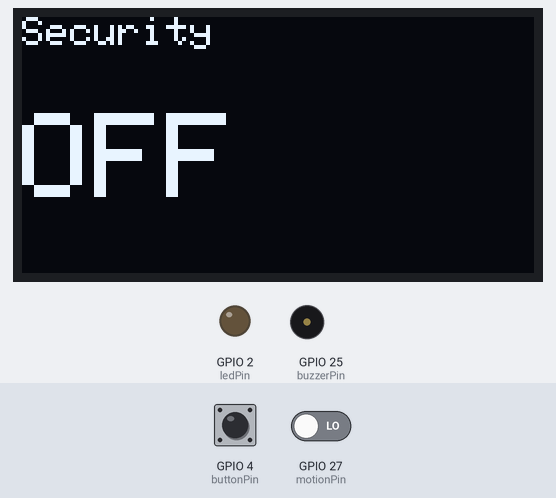
A sketch run on a simulated ESP32. Parts: 128×64 one-colour display, output pins drawn as LEDs (lit = HIGH), buzzer (waves = sounding, pin HIGH). Dashed ring = blinking. Inputs (shaded band) come from the test bench; at power-on: GPIO 4 (buttonPin) HIGH, GPIO 27 (motionPin) LOW. What the sketch prints to the serial monitor is not drawn.

Above: at 1.2 s.
1.3 s: GPIO 4 (buttonPin) pulled LOW for 0.15 s
At 1.9 s:
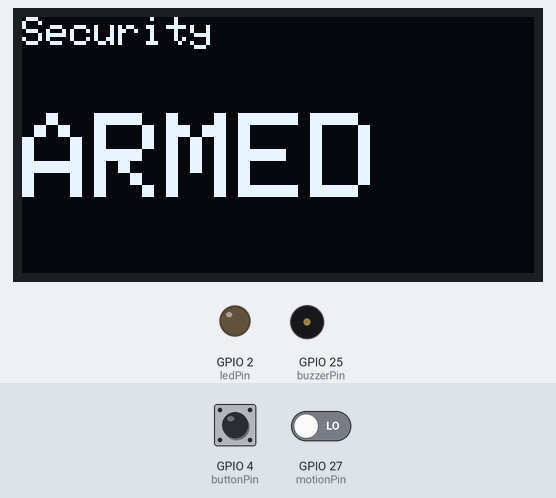
2.9 s: GPIO 27 (motionPin) driven HIGH
At 3.13 s:
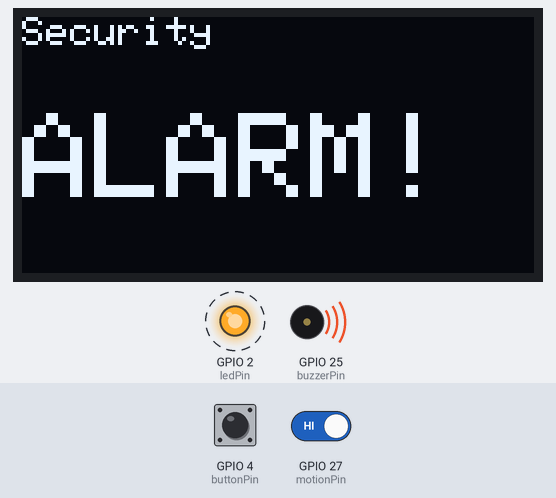
5.0 s: GPIO 4 (buttonPin) pulled LOW for 1 s
At 5.9 s:
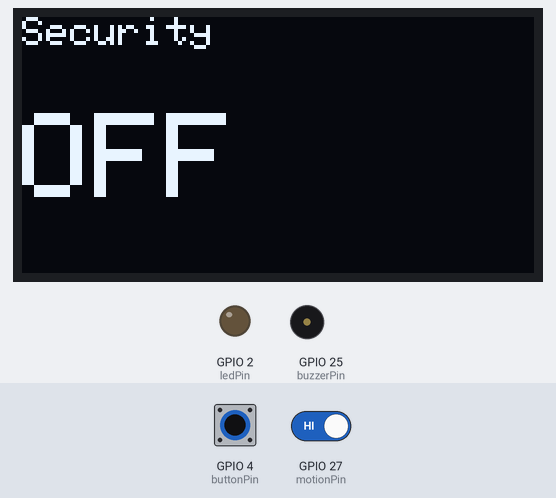
7.5 s: GPIO 4 (buttonPin) pulled LOW for 3.2 s
At 7.88 s:
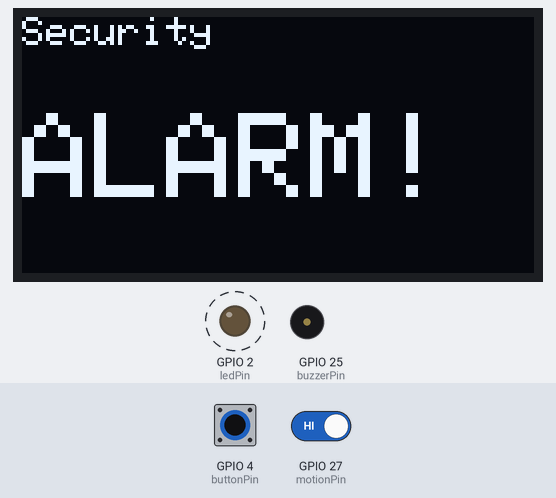
Timing chart, 0 to 12.3 s (numbered marks = the images above; inputs shaded):
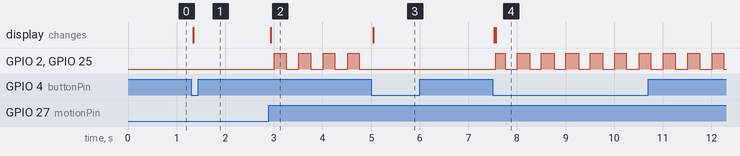

The sketch:

security.ino
```cpp
// নিরাপত্তা অ্যালার্ম (Security alarm) — ESP32 বোর্ড
// বোতাম চাপলে পাহারা চালু বা বন্ধ হয়। পাহারা চালু থাকা অবস্থায় কেউ নড়লে
// বাজার আর বাতি জ্বলে-নেভে, আর ডিসপ্লেতে লেখা আসে ALARM!
// PIR: VCC→VIN, OUT→D27, GND→GND। বোতাম: D4 আর GND-র মাঝে।
// বাজার: +→D25, −→GND। LED: D2 থেকে ২২০ Ω হয়ে, ছোট পা GND-তে।
// OLED: GND→GND, VCC→3V3, SCL→D22, SDA→D21।

#include <Wire.h>
#include <Adafruit_GFX.h>
#include <Adafruit_SSD1306.h>

const int motionPin = 27;
const int buttonPin = 4;
const int buzzerPin = 25;
const int ledPin = 2;
Adafruit_SSD1306 display(128, 64, &Wire, -1);
bool armed = false;
bool alarmOn = false;
int lastButton = HIGH;

void show(const char* state) {
  display.clearDisplay();
  display.setTextSize(1);
  display.setCursor(0, 0);
  display.println("Security");
  display.setTextSize(3);
  display.setCursor(0, 24);
  display.println(state);
  display.display();
}

void setup() {
  pinMode(motionPin, INPUT);
  pinMode(buttonPin, INPUT_PULLUP);
  pinMode(buzzerPin, OUTPUT);
  pinMode(ledPin, OUTPUT);
  Serial.begin(115200);
  display.begin(SSD1306_SWITCHCAPVCC, 0x3C);
  display.setTextColor(SSD1306_WHITE);
  show("OFF");
  Serial.println("পাহারা বন্ধ আছে");
}

void loop() {
  int button = digitalRead(buttonPin);
  if (lastButton == HIGH && button == LOW) {     // বোতাম এইমাত্র চাপা হলো
    armed = !armed;
    alarmOn = false;
    digitalWrite(buzzerPin, LOW);
    digitalWrite(ledPin, LOW);
    if (armed) {
      Serial.println("পাহারা চালু হলো");
      show("ARMED");
    } else {
      Serial.println("পাহারা বন্ধ করা হলো");
      show("OFF");
    }
  }
  lastButton = button;

  if (armed && !alarmOn && digitalRead(motionPin) == HIGH) {
    alarmOn = true;
    Serial.println("বিপদ! কেউ ঢুকেছে");
    show("ALARM!");
  }
  if (alarmOn) {
    bool on = (millis() / 250) % 2 == 0;           // প্রতি ২৫০ মিলিসেকেন্ডে বদলাও
    digitalWrite(buzzerPin, on ? HIGH : LOW);
    digitalWrite(ledPin, on ? HIGH : LOW);
  }
  delay(20);
}
```

Measured:
- after the input at 1.3 s, the display: changes at once (image 1)
- after the input at 2.9 s, GPIO 2 (ledPin), GPIO 25 (buzzerPin): alternates HIGH for 0.24 s and LOW for 0.26 s, starting after 0.11 s; the display: changes at once (image 2)
- after the input at 5.0 s, GPIO 2 (ledPin), GPIO 25 (buzzerPin): stops changing and stays LOW; the display: changes after 0.05 s (image 3)
- after the input at 7.5 s, GPIO 2 (ledPin), GPIO 25 (buzzerPin): alternates HIGH for 0.24 s and LOW for 0.24 s, starting after 0.06 s; the display: first changes at once (image 4 shows a later state)
